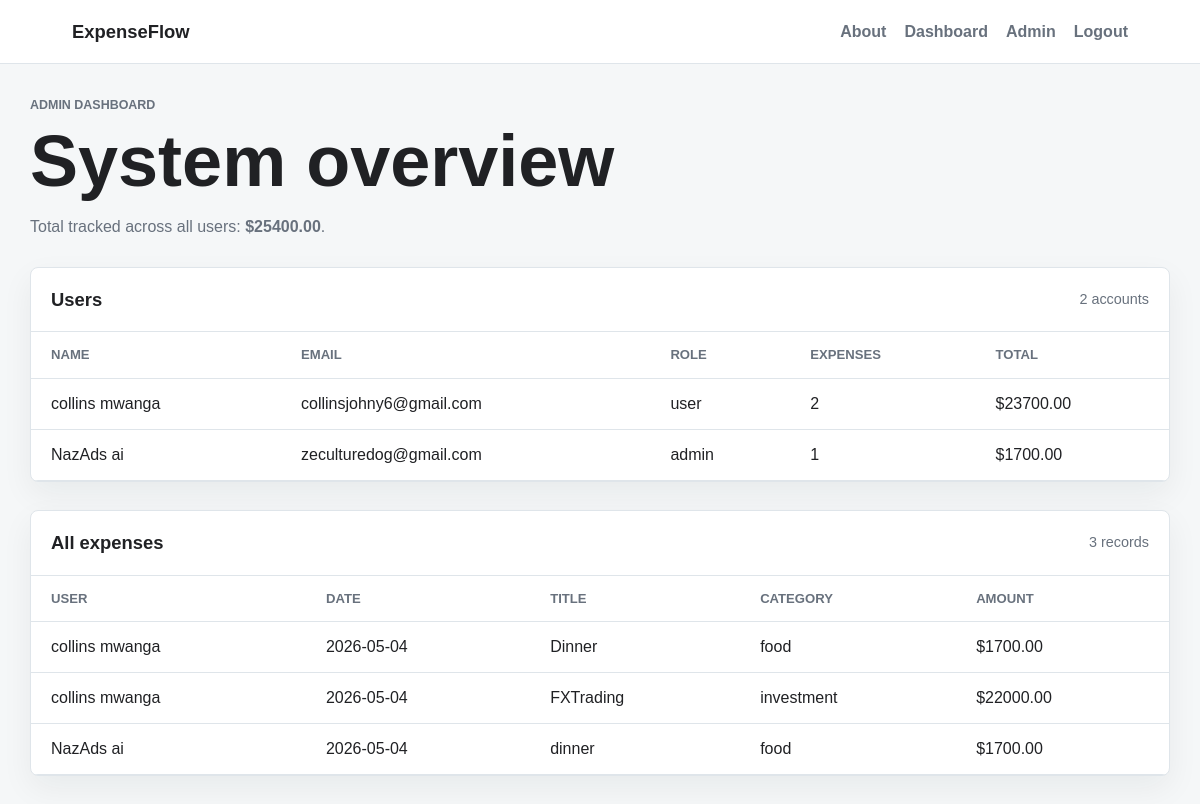
The page /admin (signed in) on the database its author committed.
### tables this page shows
CREATE TABLE users (
            id INTEGER PRIMARY KEY AUTOINCREMENT,
            name TEXT NOT NULL,
            email TEXT NOT NULL UNIQUE,
            password_hash TEXT NOT NULL,
            role TEXT NOT NULL DEFAULT 'user',
            created_at TIMESTAMP DEFAULT CURRENT_TIMESTAMP
        );

CREATE TABLE expenses (
            id INTEGER PRIMARY KEY AUTOINCREMENT,
            user_id INTEGER NOT NULL,
            title TEXT NOT NULL,
            category TEXT NOT NULL,
            amount REAL NOT NULL,
            spent_on TEXT NOT NULL,
            note TEXT,
            created_at TIMESTAMP DEFAULT CURRENT_TIMESTAMP,
            FOREIGN KEY (user_id) REFERENCES users (id)
        );

### app.py (the view)
@app.route("/admin")
@admin_required
def admin():
    users = get_db().execute(
        """
        SELECT users.id, users.name, users.email, users.role,
               COUNT(expenses.id) AS expense_count,
               COALESCE(SUM(expenses.amount), 0) AS total_spent
        FROM users
        LEFT JOIN expenses ON expenses.user_id = users.id
        GROUP BY users.id
        ORDER BY users.created_at DESC
        """
    ).fetchall()
    expenses = get_db().execute(
        """
        SELECT expenses.*, users.name AS user_name
        FROM expenses
        JOIN users ON users.id = expenses.user_id
        ORDER BY expenses.spent_on DESC, expenses.created_at DESC
        """
    ).fetchall()
    total = sum(expense["amount"] for expense in expenses)
    return render_template("admin.html", users=users, expenses=expenses, total=total)

### app.py (called while the page is built)
def get_db():
    if "db" not in g:
        g.db = sqlite3.connect(app.config["DATABASE"])
        g.db.row_factory = sqlite3.Row
    return g.db

def init_db():
    db = get_db()
    db.executescript(
        """
        CREATE TABLE IF NOT EXISTS users (
            id INTEGER PRIMARY KEY AUTOINCREMENT,
            name TEXT NOT NULL,
            email TEXT NOT NULL UNIQUE,
            password_hash TEXT NOT NULL,
            role TEXT NOT NULL DEFAULT 'user',
            created_at TIMESTAMP DEFAULT CURRENT_TIMESTAMP
        );

        CREATE TABLE IF NOT EXISTS expenses (
            id INTEGER PRIMARY KEY AUTOINCREMENT,
            user_id INTEGER NOT NULL,
            title TEXT NOT NULL,
            category TEXT NOT NULL,
            amount REAL NOT NULL,
            spent_on TEXT NOT NULL,
            note TEXT,
            created_at TIMESTAMP DEFAULT CURRENT_TIMESTAMP,
            FOREIGN KEY (user_id) REFERENCES users (id)
        );
        """
    )
    db.commit()

@app.before_request
def load_logged_in_user():
    init_db()
    user_id = session.get("user_id")
    if user_id is None:
        g.user = None
        return
    g.user = get_db().execute(
        "SELECT * FROM users WHERE id = ?",
        (user_id,),
    ).fetchone()

def admin_required(view):
    @wraps(view)
    def wrapped_view(**kwargs):
        if g.user is None:
            flash("Please log in to continue.", "warning")
            return redirect(url_for("login"))
        if g.user["role"] != "admin":
            flash("Only admins can access that page.", "danger")
            return redirect(url_for("dashboard"))
        return view(**kwargs)
    return wrapped_view

### templates/admin.html (shortened to what this page needs)
{% extends "base.html" %}
{% block content %}
<section class="page-header">
    <p class="eyebrow">Admin dashboard</p>
    <h1>System overview</h1>
    <p>Total tracked across all users: <strong>${{ "%.2f"|format(total) }}</strong>.</p>
</section>
<section class="admin-grid">
    <div class="table-panel">
        <div class="panel-heading">
            <h2>Users</h2>
            <span>{{ users|length }} accounts</span>
        </div>
        <div class="table-wrap">
            <table>
                <thead>
                    <tr>
                        <th>Name</th>
                        <th>Email</th>
                        <th>Role</th>
                        <th>Expenses</th>
                        <th>Total</th>
                    </tr>
                </thead>
                <tbody>
                    {% for user in users %}
                        <tr>
                            <td>{{ user["name"] }}</td>
                            <td>{{ user["email"] }}</td>
                            <td>{{ user["role"] }}</td>
                            <td>{{ user["expense_count"] }}</td>
                            <td>${{ "%.2f"|format(user["total_spent"]) }}</td>
                        </tr>
                    {% endfor %}
                </tbody>
            </table>
        </div>
    </div>
    <div class="table-panel">
        <div class="panel-heading">
            <h2>All expenses</h2>
            <span>{{ expenses|length }} records</span>
        </div>
        {% if expenses %}
            <div class="table-wrap">
                <table>
                    <thead>
                        <tr>
                            <th>User</th>
                            <th>Date</th>
                            <th>Title</th>
                            <th>Category</th>
                            <th>Amount</th>
                        </tr>
                    </thead>
                    <tbody>
                        {% for expense in expenses %}
                            <tr>
                                <td>{{ expense["user_name"] }}</td>
                                <td>{{ expense["spent_on"] }}</td>
                                <td>{{ expense["title"] }}</td>
                                <td>{{ expense["category"] }}</td>
                                <td>${{ "%.2f"|format(expense["amount"]) }}</td>
                            </tr>
                        {% endfor %}
                    </tbody>
                </table>
            </div>
        {% else %}
            <p class="empty">No expenses have been added yet.</p>
        {% endif %}
    </div>
</section>
{% endblock %}

### templates/base.html (shortened to what this page needs)
<!DOCTYPE html>
<html lang="en">
<head>
    <link rel="stylesheet" href="{{ url_for('static', filename='style.css') }}">
</head>
<body>
    <nav class="topbar">
        <a class="brand" href="{{ url_for('home') }}">ExpenseFlow</a>
        <div class="nav-links">
            <a href="{{ url_for('about') }}">About</a>
            {% if g.user %}
                <a href="{{ url_for('dashboard') }}">Dashboard</a>
                {% if g.user["role"] == "admin" %}
                    <a href="{{ url_for('admin') }}">Admin</a>
                {% endif %}
                <a href="{{ url_for('logout') }}">Logout</a>
            {% else %}
                <a href="{{ url_for('login') }}">Login</a>
                <a href="{{ url_for('register') }}">Register</a>
            {% endif %}
        </div>
    </nav>
    <main class="container">
        {% block content %}{% endblock %}
    </main>
</body>
</html>

### static/style.css (style rules this page uses)
:root { --ink: #202124; --muted: #68717d; --line: #dfe5ea; --surface: #ffffff; --soft: #f5f7f8; --primary: #176b5b; --primary-dark: #105046; --accent: #c46a2d; --danger: #b42318; --success: #157347; --warning: #8a5a00; }
* { box-sizing: border-box; }
body { margin: 0; color: var(--ink); background: var(--soft); font-family: Arial, Helvetica, sans-serif; line-height: 1.5; }
a { color: var(--primary); text-decoration: none; }
.topbar { align-items: center; background: var(--surface); border-bottom: 1px solid var(--line); display: flex; justify-content: space-between; min-height: 64px; padding: 0 6vw; }
.brand { color: var(--ink); font-size: 1.15rem; font-weight: 700; }
.nav-links { display: flex; flex-wrap: wrap; gap: 18px; }
.nav-links a { color: var(--muted); font-weight: 600; }
.container { margin: 0 auto; max-width: 1180px; padding: 32px 20px 56px; }
.hero, .auth-layout, .dashboard-grid, .admin-grid { display: grid; gap: 28px; }
.admin-grid { grid-template-columns: 1fr; }
.eyebrow, .panel-label { color: var(--accent); font-size: 0.78rem; font-weight: 700; letter-spacing: 0; margin: 0 0 10px; text-transform: uppercase; }
h1, h2, p { margin-top: 0; }
h1 { font-size: clamp(2rem, 6vw, 4.5rem); line-height: 1; margin-bottom: 18px; max-width: 820px; }
h2 { font-size: 1.15rem; margin-bottom: 18px; }
.hero-copy, .page-header p, .auth-layout p { color: var(--muted); max-width: 640px; }
.summary-panel, .form-card, .table-panel { background: var(--surface); border: 1px solid var(--line); border-radius: 8px; box-shadow: 0 12px 32px rgba(20, 29, 38, 0.06); }
.page-header { margin-bottom: 28px; }
.table-panel { overflow: hidden; }
.panel-heading { align-items: center; border-bottom: 1px solid var(--line); display: flex; justify-content: space-between; padding: 18px 20px; }
.panel-heading h2, .panel-heading span { margin: 0; }
.panel-heading span { color: var(--muted); font-size: 0.9rem; }
.table-wrap { overflow-x: auto; }
table { border-collapse: collapse; min-width: 680px; width: 100%; }
th, td { border-bottom: 1px solid var(--line); padding: 13px 20px; text-align: left; }
th { color: var(--muted); font-size: 0.82rem; text-transform: uppercase; }

### rows shown on the page
users: name "collins mwanga", email "collinsjohny6@gmail.com", role "user", expense_count "2", total_spent "23700.00"
users: name "NazAds ai", email "zeculturedog@gmail.com", role "admin", expense_count "1", total_spent "1700.00"
expenses: user_name "collins mwanga", spent_on "2026-05-04", title "Dinner", category "food", amount "1700.00"
expenses: user_name "collins mwanga", spent_on "2026-05-04", title "FXTrading", category "investment", amount "22000.00"
expenses: user_name "NazAds ai", spent_on "2026-05-04", title "dinner", category "food", amount "1700.00"

### other values the page prints
{{ "%.2f"|format(total) }} "25400.00"
{{ users|length }} "2"
{{ expenses|length }} "3"
